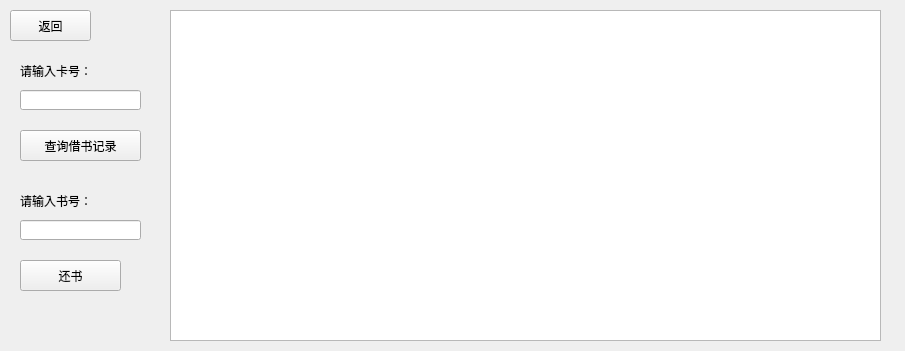
<?xml version="1.0" encoding="UTF-8"?>
<ui version="4.0">
 <class>return_book</class>
 <widget class="QWidget" name="return_book">
  <property name="geometry">
   <rect>
    <x>0</x>
    <y>0</y>
    <width>905</width>
    <height>351</height>
   </rect>
  </property>
  <property name="windowTitle">
   <string>Form</string>
  </property>
  <widget class="QLabel" name="label">
   <property name="geometry">
    <rect>
     <x>20</x>
     <y>180</y>
     <width>111</width>
     <height>41</height>
    </rect>
   </property>
   <property name="text">
    <string>请输入书号：</string>
   </property>
  </widget>
  <widget class="QLabel" name="label_2">
   <property name="geometry">
    <rect>
     <x>20</x>
     <y>50</y>
     <width>101</width>
     <height>41</height>
    </rect>
   </property>
   <property name="text">
    <string>请输入卡号：</string>
   </property>
  </widget>
  <widget class="QLineEdit" name="lineEdit">
   <property name="geometry">
    <rect>
     <x>20</x>
     <y>220</y>
     <width>121</width>
     <height>20</height>
    </rect>
   </property>
  </widget>
  <widget class="QLineEdit" name="lineEdit_2">
   <property name="geometry">
    <rect>
     <x>20</x>
     <y>90</y>
     <width>121</width>
     <height>20</height>
    </rect>
   </property>
  </widget>
  <widget class="QPushButton" name="pushButton">
   <property name="geometry">
    <rect>
     <x>20</x>
     <y>260</y>
     <width>101</width>
     <height>31</height>
    </rect>
   </property>
   <property name="text">
    <string>还书</string>
   </property>
  </widget>
  <widget class="QPushButton" name="pushButton_2">
   <property name="geometry">
    <rect>
     <x>10</x>
     <y>10</y>
     <width>81</width>
     <height>31</height>
    </rect>
   </property>
   <property name="text">
    <string>返回</string>
   </property>
  </widget>
  <widget class="QPushButton" name="pushButton_3">
   <property name="geometry">
    <rect>
     <x>20</x>
     <y>130</y>
     <width>121</width>
     <height>31</height>
    </rect>
   </property>
   <property name="text">
    <string>查询借书记录</string>
   </property>
  </widget>
  <widget class="QTextEdit" name="textEdit">
   <property name="geometry">
    <rect>
     <x>170</x>
     <y>10</y>
     <width>711</width>
     <height>331</height>
    </rect>
   </property>
  </widget>
 </widget>
 <resources/>
 <connections/>
</ui>
